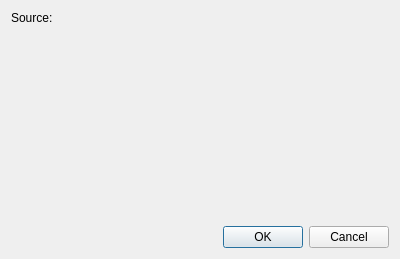
<?xml version="1.0" encoding="UTF-8"?>
<ui version="4.0">
 <class>Otter::ImportDialog</class>
 <widget class="QDialog" name="Otter::ImportDialog">
  <property name="geometry">
   <rect>
    <x>0</x>
    <y>0</y>
    <width>400</width>
    <height>259</height>
   </rect>
  </property>
  <property name="windowTitle">
   <string>Dialog</string>
  </property>
  <layout class="QVBoxLayout" name="verticalLayout">
   <item>
    <layout class="QFormLayout" name="formLayout">
     <property name="fieldGrowthPolicy">
      <enum>QFormLayout::AllNonFixedFieldsGrow</enum>
     </property>
     <item row="0" column="0">
      <widget class="QLabel" name="label">
       <property name="text">
        <string>Source:</string>
       </property>
      </widget>
     </item>
     <item row="0" column="1">
      <widget class="Otter::FilePathWidget" name="importPathWidget" native="true"/>
     </item>
    </layout>
   </item>
   <item>
    <layout class="QVBoxLayout" name="optionBox"/>
   </item>
   <item>
    <spacer name="verticalSpacer">
     <property name="orientation">
      <enum>Qt::Vertical</enum>
     </property>
     <property name="sizeHint" stdset="0">
      <size>
       <width>20</width>
       <height>40</height>
      </size>
     </property>
    </spacer>
   </item>
   <item>
    <widget class="QDialogButtonBox" name="buttonBox">
     <property name="orientation">
      <enum>Qt::Horizontal</enum>
     </property>
     <property name="standardButtons">
      <set>QDialogButtonBox::Cancel|QDialogButtonBox::Ok</set>
     </property>
    </widget>
   </item>
  </layout>
 </widget>
 <customwidgets>
  <customwidget>
   <class>Otter::FilePathWidget</class>
   <extends>QWidget</extends>
   <header>src/ui/FilePathWidget.h</header>
   <container>1</container>
  </customwidget>
 </customwidgets>
 <resources/>
 <connections>
  <connection>
   <sender>buttonBox</sender>
   <signal>accepted()</signal>
   <receiver>Otter::ImportDialog</receiver>
   <slot>accept()</slot>
   <hints>
    <hint type="sourcelabel">
     <x>248</x>
     <y>254</y>
    </hint>
    <hint type="destinationlabel">
     <x>157</x>
     <y>274</y>
    </hint>
   </hints>
  </connection>
  <connection>
   <sender>buttonBox</sender>
   <signal>rejected()</signal>
   <receiver>Otter::ImportDialog</receiver>
   <slot>reject()</slot>
   <hints>
    <hint type="sourcelabel">
     <x>316</x>
     <y>260</y>
    </hint>
    <hint type="destinationlabel">
     <x>286</x>
     <y>274</y>
    </hint>
   </hints>
  </connection>
 </connections>
</ui>
